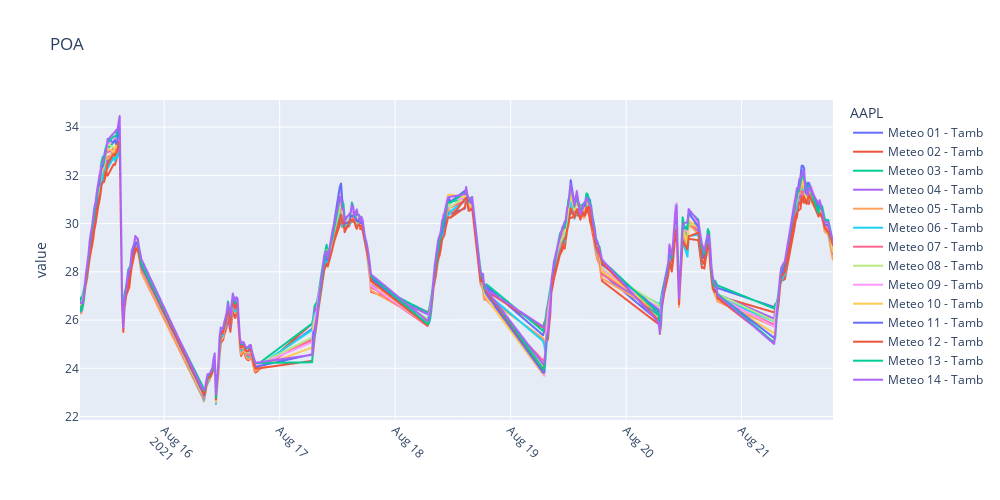

Notebook code for this chart:
### Markdown cell above
### Temperatura

### Code cell
df1 = campdata10.melt(id_vars=['datetime'], 
                        value_vars =  campdata10.loc[: , 'Meteo 01 - Tamb':'Meteo 14 - Tamb'].columns,
                        var_name='AAPL')

fig = px.line(df1, x='datetime', y='value', color='AAPL', title = 'POA', width=1000, height=500)
fig.update_layout(xaxis = go.layout.XAxis( tickangle = 45))
fig.update_layout(showlegend=True)
fig.show()

### Figure 1 — Plotly figure (JSON) as saved in the notebook; plotly's stock layout.template omitted (floating-point values rounded to 4 significant figures; data arrays with more than 128 entries replaced by an {"elided": "..."} marker saying what was removed)
{"data": [{"hovertemplate": "AAPL=Meteo 01 - Tamb<br>datetime=%{x}<br>value=%{y}<extra></extra>", "legendgroup": "Meteo 01 - Tamb", "line": {"color": "#636efa", "dash": "solid"}, "marker": {"symbol": "circle"}, "mode": "lines", "name": "Meteo 01 - Tamb", "showlegend": true, "type": "scattergl", "x": {"elided": "247 str values"}, "xaxis": "x", "y": {"elided": "247 float values"}, "yaxis": "y"}, {"hovertemplate": "AAPL=Meteo 02 - Tamb<br>datetime=%{x}<br>value=%{y}<extra></extra>", "legendgroup": "Meteo 02 - Tamb", "line": {"color": "#EF553B", "dash": "solid"}, "marker": {"symbol": "circle"}, "mode": "lines", "name": "Meteo 02 - Tamb", "showlegend": true, "type": "scattergl", "x": {"elided": "247 str values"}, "xaxis": "x", "y": {"elided": "247 float values"}, "yaxis": "y"}, {"hovertemplate": "AAPL=Meteo 03 - Tamb<br>datetime=%{x}<br>value=%{y}<extra></extra>", "legendgroup": "Meteo 03 - Tamb", "line": {"color": "#00cc96", "dash": "solid"}, "marker": {"symbol": "circle"}, "mode": "lines", "name": "Meteo 03 - Tamb", "showlegend": true, "type": "scattergl", "x": {"elided": "247 str values"}, "xaxis": "x", "y": {"elided": "247 float values"}, "yaxis": "y"}, {"hovertemplate": "AAPL=Meteo 04 - Tamb<br>datetime=%{x}<br>value=%{y}<extra></extra>", "legendgroup": "Meteo 04 - Tamb", "line": {"color": "#ab63fa", "dash": "solid"}, "marker": {"symbol": "circle"}, "mode": "lines", "name": "Meteo 04 - Tamb", "showlegend": true, "type": "scattergl", "x": {"elided": "247 str values"}, "xaxis": "x", "y": {"elided": "247 float values"}, "yaxis": "y"}, {"hovertemplate": "AAPL=Meteo 05 - Tamb<br>datetime=%{x}<br>value=%{y}<extra></extra>", "legendgroup": "Meteo 05 - Tamb", "line": {"color": "#FFA15A", "dash": "solid"}, "marker": {"symbol": "circle"}, "mode": "lines", "name": "Meteo 05 - Tamb", "showlegend": true, "type": "scattergl", "x": {"elided": "247 str values"}, "xaxis": "x", "y": {"elided": "247 float values"}, "yaxis": "y"}, {"hovertemplate": "AAPL=Meteo 06 - Tamb<br>datetime=%{x}<br>value=%{y}<extra></extra>", "legendgroup": "Meteo 06 - Tamb", "line": {"color": "#19d3f3", "dash": "solid"}, "marker": {"symbol": "circle"}, "mode": "lines", "name": "Meteo 06 - Tamb", "showlegend": true, "type": "scattergl", "x": {"elided": "247 str values"}, "xaxis": "x", "y": {"elided": "247 float values"}, "yaxis": "y"}, {"hovertemplate": "AAPL=Meteo 07 - Tamb<br>datetime=%{x}<br>value=%{y}<extra></extra>", "legendgroup": "Meteo 07 - Tamb", "line": {"color": "#FF6692", "dash": "solid"}, "marker": {"symbol": "circle"}, "mode": "lines", "name": "Meteo 07 - Tamb", "showlegend": true, "type": "scattergl", "x": {"elided": "247 str values"}, "xaxis": "x", "y": {"elided": "247 float values"}, "yaxis": "y"}, {"hovertemplate": "AAPL=Meteo 08 - Tamb<br>datetime=%{x}<br>value=%{y}<extra></extra>", "legendgroup": "Meteo 08 - Tamb", "line": {"color": "#B6E880", "dash": "solid"}, "marker": {"symbol": "circle"}, "mode": "lines", "name": "Meteo 08 - Tamb", "showlegend": true, "type": "scattergl", "x": {"elided": "247 str values"}, "xaxis": "x", "y": {"elided": "247 float values"}, "yaxis": "y"}, {"hovertemplate": "AAPL=Meteo 09 - Tamb<br>datetime=%{x}<br>value=%{y}<extra></extra>", "legendgroup": "Meteo 09 - Tamb", "line": {"color": "#FF97FF", "dash": "solid"}, "marker": {"symbol": "circle"}, "mode": "lines", "name": "Meteo 09 - Tamb", "showlegend": true, "type": "scattergl", "x": {"elided": "247 str values"}, "xaxis": "x", "y": {"elided": "247 float values"}, "yaxis": "y"}, {"hovertemplate": "AAPL=Meteo 10 - Tamb<br>datetime=%{x}<br>value=%{y}<extra></extra>", "legendgroup": "Meteo 10 - Tamb", "line": {"color": "#FECB52", "dash": "solid"}, "marker": {"symbol": "circle"}, "mode": "lines", "name": "Meteo 10 - Tamb", "showlegend": true, "type": "scattergl", "x": {"elided": "247 str values"}, "xaxis": "x", "y": {"elided": "247 float values"}, "yaxis": "y"}, {"hovertemplate": "AAPL=Meteo 11 - Tamb<br>datetime=%{x}<br>value=%{y}<extra></extra>", "legendgroup": "Meteo 11 - Tamb", "line": {"color": "#636efa", "dash": "solid"}, "marker": {"symbol": "circle"}, "mode": "lines", "name": "Meteo 11 - Tamb", "showlegend": true, "type": "scattergl", "x": {"elided": "247 str values"}, "xaxis": "x", "y": {"elided": "247 float values"}, "yaxis": "y"}, {"hovertemplate": "AAPL=Meteo 12 - Tamb<br>datetime=%{x}<br>value=%{y}<extra></extra>", "legendgroup": "Meteo 12 - Tamb", "line": {"color": "#EF553B", "dash": "solid"}, "marker": {"symbol": "circle"}, "mode": "lines", "name": "Meteo 12 - Tamb", "showlegend": true, "type": "scattergl", "x": {"elided": "247 str values"}, "xaxis": "x", "y": {"elided": "247 float values"}, "yaxis": "y"}, {"hovertemplate": "AAPL=Meteo 13 - Tamb<br>datetime=%{x}<br>value=%{y}<extra></extra>", "legendgroup": "Meteo 13 - Tamb", "line": {"color": "#00cc96", "dash": "solid"}, "marker": {"symbol": "circle"}, "mode": "lines", "name": "Meteo 13 - Tamb", "showlegend": true, "type": "scattergl", "x": {"elided": "247 str values"}, "xaxis": "x", "y": {"elided": "247 float values"}, "yaxis": "y"}, {"hovertemplate": "AAPL=Meteo 14 - Tamb<br>datetime=%{x}<br>value=%{y}<extra></extra>", "legendgroup": "Meteo 14 - Tamb", "line": {"color": "#ab63fa", "dash": "solid"}, "marker": {"symbol": "circle"}, "mode": "lines", "name": "Meteo 14 - Tamb", "showlegend": true, "type": "scattergl", "x": {"elided": "247 str values"}, "xaxis": "x", "y": {"elided": "247 float values"}, "yaxis": "y"}], "layout": {"height": 500, "legend": {"title": {"text": "AAPL"}, "tracegroupgap": 0}, "showlegend": true, "title": {"text": "POA"}, "width": 1000, "xaxis": {"tickangle": 45}, "yaxis": {"anchor": "x", "domain": [0, 1], "title": {"text": "value"}}}}
